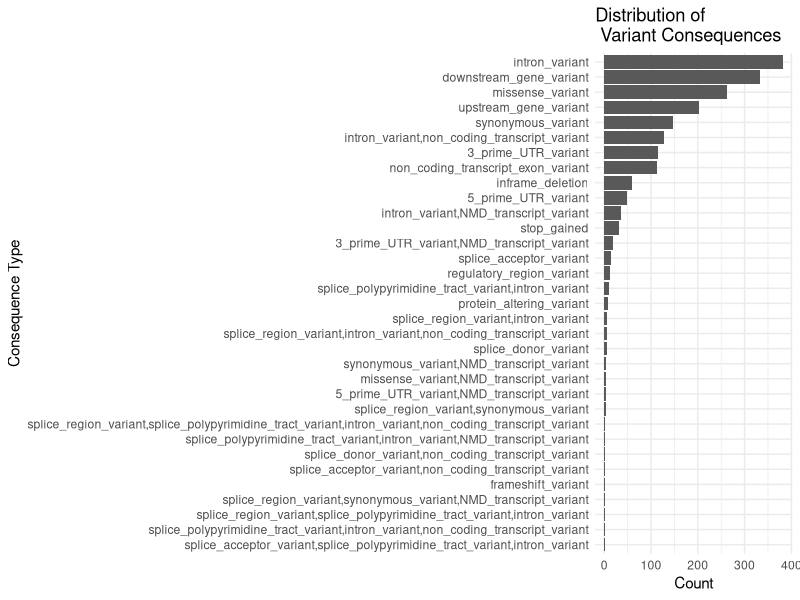
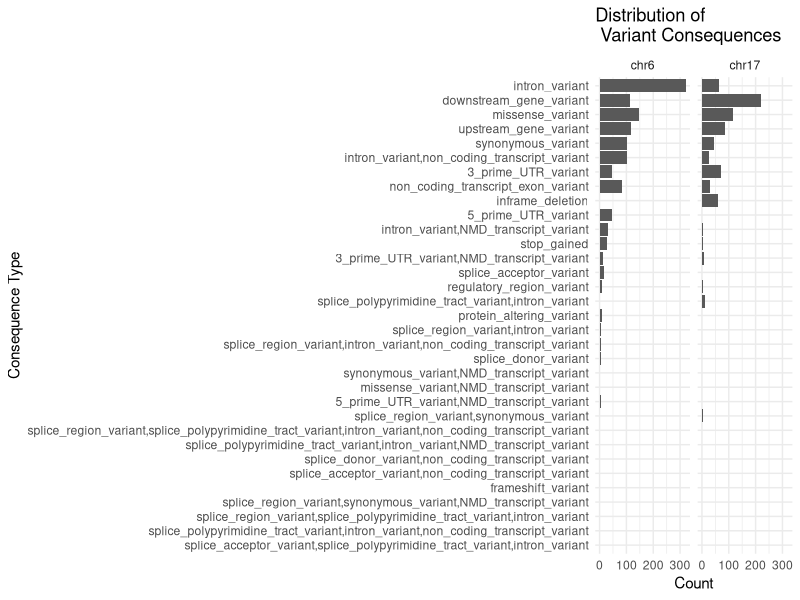
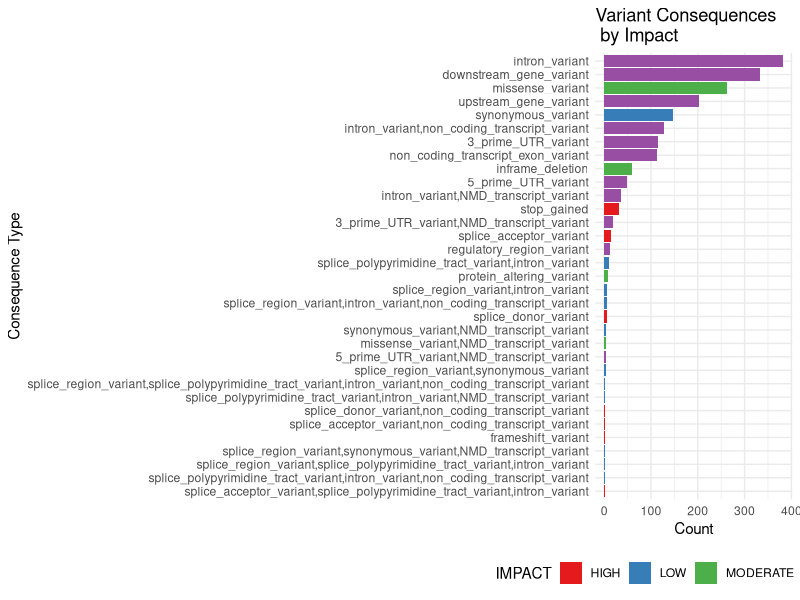
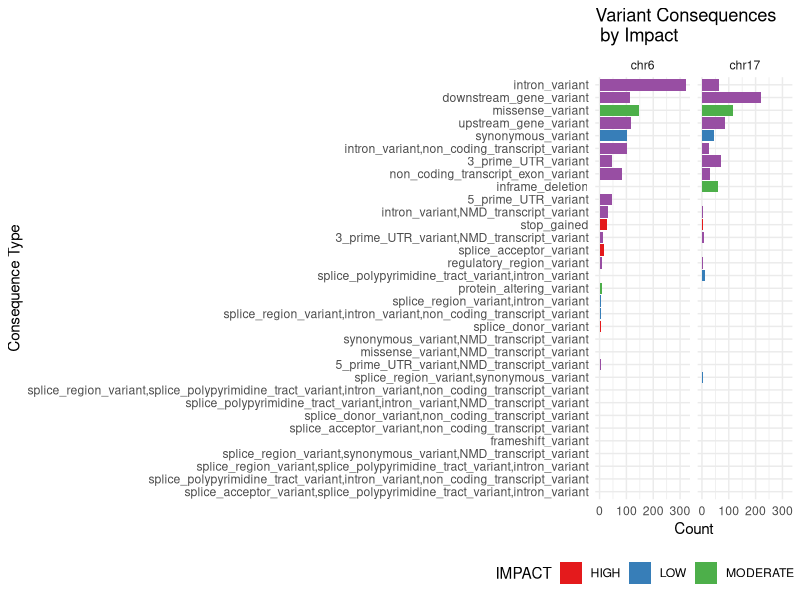
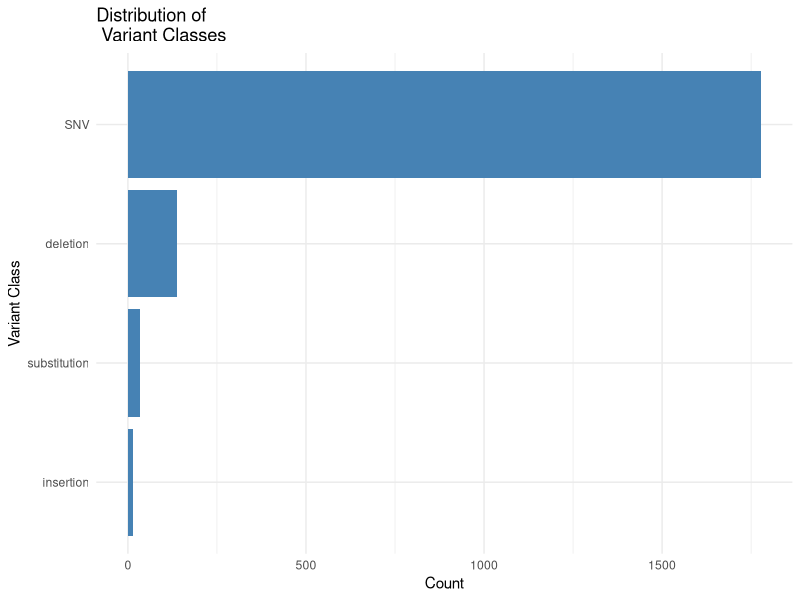
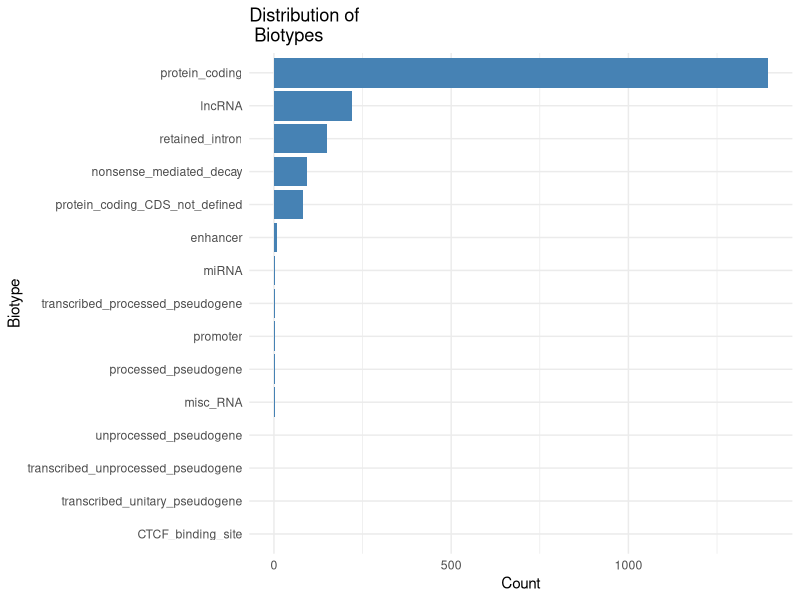
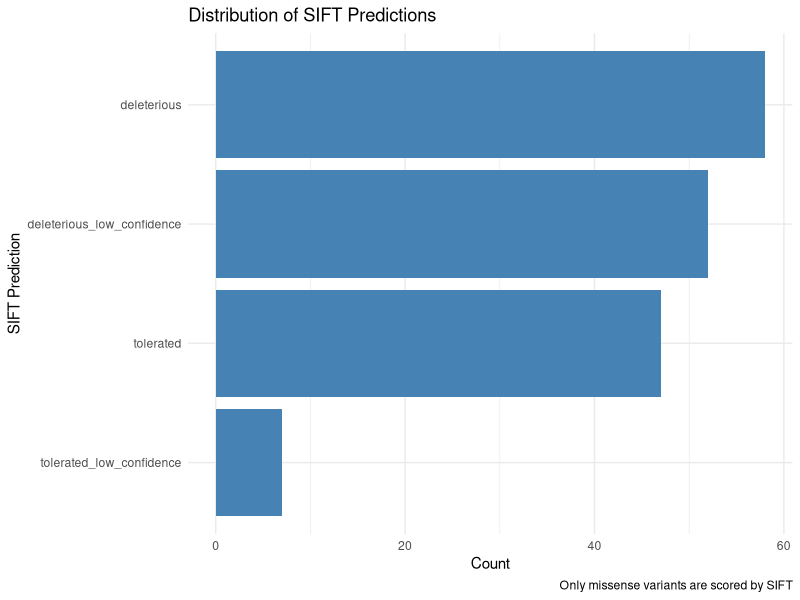
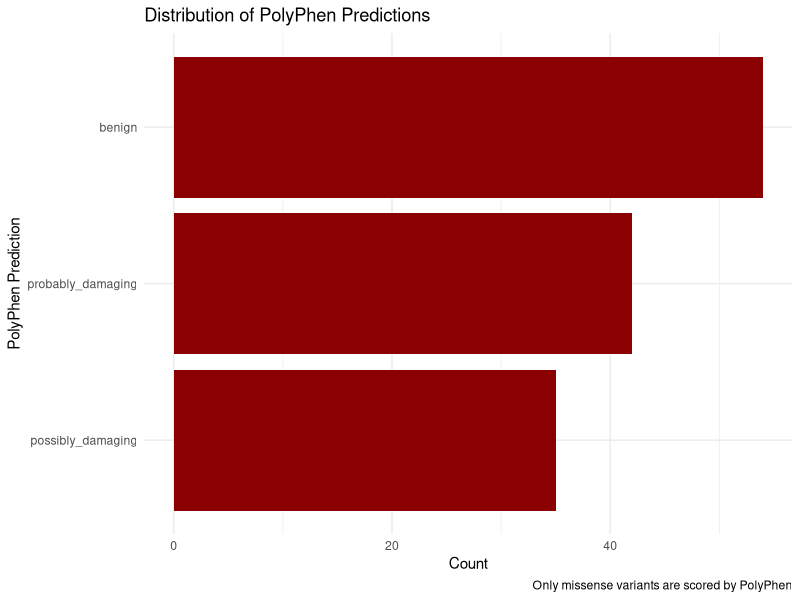

Source code (R) for these figures, in order:
## ---- chunk 1
#| echo: true
#| warning: false
#| code-fold: true
#| code-tools: true
#| title: "Some data preprocessing"

# get libraries
library(tidyverse);library(magrittr)

# VEP output in
vep_data <- read.table("chr6ch17_mutect2_annotated_with_clinVar.txt", 
                       header=F, 
                       sep="\t", 
                       comment.char="#")

# The standard VEP column names are:
colNames <- c("#Uploaded_variation", "Location", "Allele", "Gene", "Feature", "Feature_type",
"Consequence", "cDNA_position", "CDS_position", "Protein_position", "Amino_acids",
"Codons", "Existing_variation", "Extra")

# Set column names
colnames(vep_data) <- colNames

# Split when it contains multiple values
consequences_df <- vep_data %>%
  separate_rows(Consequence, sep="&") %>%
  select(Consequence)

# get chr
vep_data <- vep_data %>%
  separate(Location, into = c("chr", "position"), sep=":") %>% 
  mutate(chr = factor(chr, levels = c("chr6", "chr17")))

# Extract IMPACT from Extra column
vep_data$IMPACT <- gsub(".*IMPACT=([^;]+).*", "\\1", vep_data$Extra)

# get nice data out of the df
extract_field <- function(data, field) {
  gsub(paste0(".*", field, "=([^;]+).*"), "\\1", data$Extra)
}

# combine multiple fields
vep_data <- vep_data %>%
  mutate(
    IMPACT = extract_field(., "IMPACT"),
    SYMBOL = extract_field(., "SYMBOL"),
    VARIANT_CLASS = extract_field(., "VARIANT_CLASS"),
    BIOTYPE = extract_field(., "BIOTYPE")
  )
## ---- chunk 2
#| fig-width: 8
#| fig-height: 6

# consequence plot
ggplot(vep_data, aes(x=reorder(Consequence, table(Consequence)[Consequence]))) +
  geom_bar() +
  coord_flip() +
  theme_minimal() +
  labs(title="Distribution of \n Variant Consequences",
       x="Consequence Type",
       y="Count")
## ---- chunk 3
#| fig-width: 8
#| fig-height: 6
# consequence plot 
ggplot(vep_data, aes(x=reorder(Consequence, table(Consequence)[Consequence]))) +
  geom_bar() +
  coord_flip() +
  theme_minimal() +
  labs(title="Distribution of \n Variant Consequences",
       x="Consequence Type",
       y="Count") +
  facet_grid(~chr) +
  theme(
    legend.position = "bottom"
  )
## ---- chunk 4
#| fig-width: 8
#| fig-height: 6

# Impact + Consequence plot
ggplot(vep_data, aes(x=reorder(Consequence, table(Consequence)[Consequence]), fill=IMPACT)) +
  geom_bar() +
  coord_flip() +
  theme_minimal() +
  scale_fill_brewer(palette="Set1") +
  labs(title="Variant Consequences \n by Impact",
       x="Consequence Type",
       y="Count") +
  theme(
    legend.position = "bottom"
  )
## ---- chunk 5
#| fig-width: 8
#| fig-height: 6
# Impact + Consequence plot x chr
ggplot(vep_data, aes(x=reorder(Consequence, table(Consequence)[Consequence]), fill=IMPACT)) +
  geom_bar() +
  coord_flip() +
  theme_minimal() +
  scale_fill_brewer(palette="Set1") +
  labs(title="Variant Consequences \n by Impact",
       x="Consequence Type",
       y="Count") +
  facet_grid(~chr) +
  theme(
    legend.position = "bottom"
  )
## ---- chunk 6
#| fig-width: 8
#| fig-height: 6
# variant class plot
vep_data %>%
  count(VARIANT_CLASS) %>%  # Count occurrences of each variant class
  arrange(desc(n)) %>%      # Sort by count in descending order
  ggplot(aes(x = reorder(VARIANT_CLASS, n), y = n)) +
  geom_bar(stat = "identity", fill = "steelblue") +
  coord_flip() +
  theme_minimal() +
  labs(title = "Distribution of \n Variant Classes",
       x = "Variant Class",
       y = "Count")
## ---- chunk 7
#| fig-width: 8
#| fig-height: 6
# biotype distribution
ggplot(vep_data, aes(x=reorder(BIOTYPE, table(BIOTYPE)[BIOTYPE]))) +
  geom_bar(fill="steelblue") +
  coord_flip() +
  theme_minimal() +
  labs(title="Distribution of \n Biotypes",
       x="Biotype",
       y="Count")
## ---- chunk 8
# Extract SIFT
vep_data$sift <- str_extract(vep_data$Extra, "SIFT=.*?;")
vep_data$sift <- str_replace(vep_data$sift, "SIFT=", "") 
vep_data$sift <- str_replace(vep_data$sift, ";", "")
vep_data$sift <- str_replace(vep_data$sift, "\\(.*\\)", "")

# Extract PolyPhen 
vep_data$polyphen <- vep_data$Extra %>%
  str_extract("PolyPhen=.*?;") %>%
  str_replace("PolyPhen=", "") %>%
  str_replace(";", "") %>%
  str_replace("\\(.*\\)", "")

# Extract ClinVar
vep_data$clinvar <- vep_data$Extra %>%
  str_extract("CLIN_SIG=.*?;") %>%
  str_replace("CLIN_SIG=", "") %>%
  str_replace(";", "")

# Distribution of SIFT predictions
ggplot(subset(vep_data, !is.na(sift)), 
       aes(x = reorder(sift, table(sift)[sift]))) +
  geom_bar(fill = "steelblue") +
  coord_flip() +
  theme_minimal() +
  labs(title = "Distribution of SIFT Predictions",
       x = "SIFT Prediction",
       y = "Count",
       caption = "Only missense variants are scored by SIFT")

# Distribution of PolyPhen predictions 
ggplot(subset(vep_data, !is.na(polyphen)), 
       aes(x = reorder(polyphen, table(polyphen)[polyphen]))) +
  geom_bar(fill = "darkred") +
  coord_flip() +
  theme_minimal() +
  labs(title = "Distribution of PolyPhen Predictions",
       x = "PolyPhen Prediction",
       y = "Count",
       caption = "Only missense variants are scored by PolyPhen")
## ---- chunk 9
# Only for variants with both predictions
p3 <- subset(vep_data, !is.na(sift) & !is.na(polyphen)) %>%
  ggplot(aes(x = sift, fill = IMPACT)) +
  geom_bar() +
  facet_wrap(~polyphen) +
  coord_flip() +
  theme_minimal() +
  scale_fill_brewer(palette = "Set1") +
  labs(title = "SIFT and PolyPhen Predictions by Impact",
       x = "SIFT Prediction",
       y = "Count") +
  theme(legend.position = "bottom")

# 4. ClinVar significance with Impact 
p4 <- subset(vep_data, !is.na(clinvar)) %>%
  ggplot(aes(x = reorder(clinvar, table(clinvar)[clinvar]), fill = IMPACT)) +
  geom_bar() +
  coord_flip() +
  scale_fill_brewer(palette = "Set1") +
  theme_minimal() +
  labs(title = "Clinical Significance by Impact",
       x = "ClinVar Clinical Significance",
       y = "Count") +
  theme(legend.position = "bottom")

# 5. For missense variants only - comparison of predictions
p5 <- subset(vep_data, Consequence == "missense_variant" & !is.na(sift) & !is.na(polyphen)) %>%
  ggplot(aes(x = sift, fill = polyphen)) +
  geom_bar(position = "dodge") +
  theme_minimal() +
  scale_fill_brewer(palette = "Set2") +
  labs(title = "SIFT vs PolyPhen Predictions\nfor Missense Variants",
       x = "SIFT Prediction",
       y = "Count",
       fill = "PolyPhen Prediction") +
  theme(axis.text.x = element_text(angle = 45, hjust = 1))
## ---- chunk 10
print(p3)
## ---- chunk 11
print(p4)
## ---- chunk 12
print(p5)
